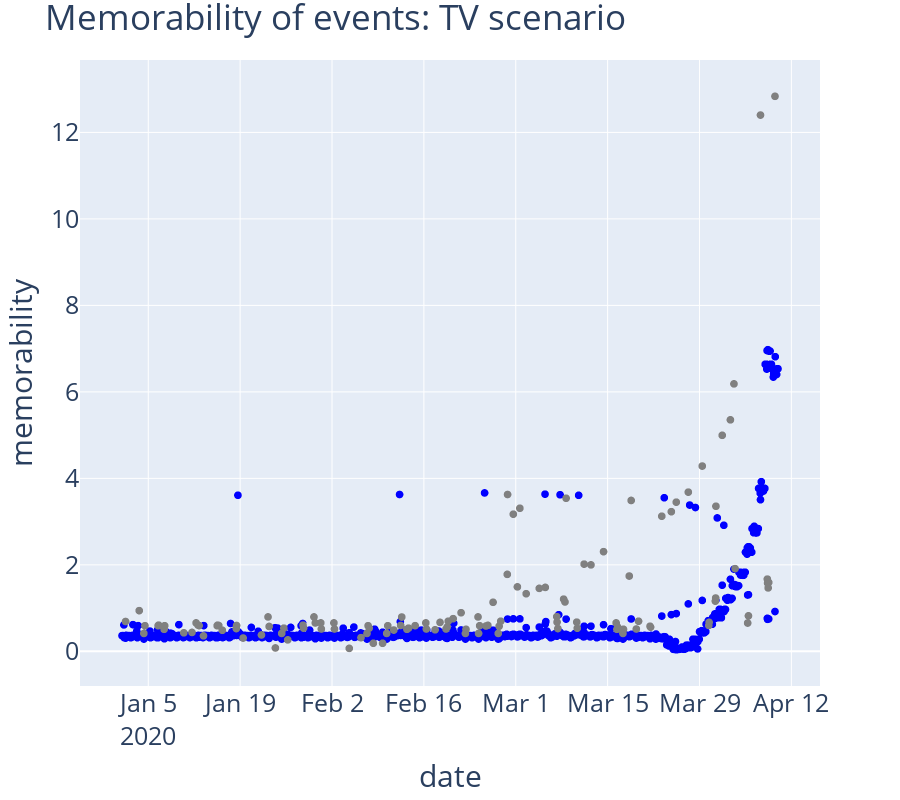

Source (notebook cell):
### Code cell
fig2 = px.scatter(df, x="date", y="memorability", color="label", hover_data=["id", "recipe"], height=800, color_discrete_sequence=["blue", "gray"])
# for event_id in [20, 120, 240]:
#     x_coord = df["date"][event_id]
#     y_coord = df["complexity"][event_id]
#     fig2.add_annotation(text=f'{event_id}', x=x_coord, y=y_coord, showarrow=True, arrowhead=3, arrowcolor="red")
fig2.update_traces(marker={'size':13})
fig2.update_layout(
    title = "Memorability of events: TV scenario",
    showlegend=False,
    font=dict(
        size=25
    )
)
fig2.update_traces(marker={'size':8})
